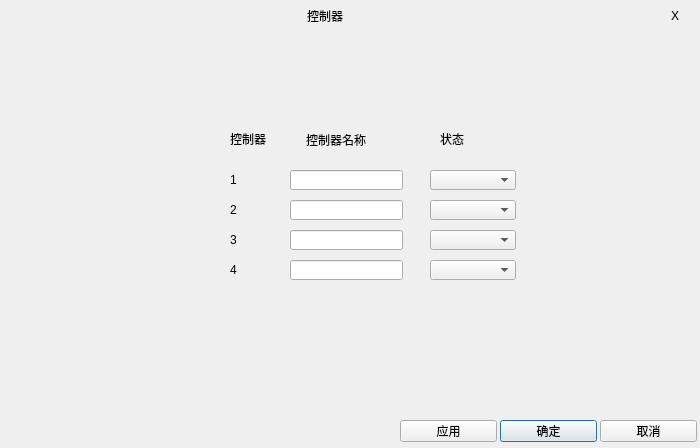
<?xml version="1.0" encoding="UTF-8"?>
<ui version="4.0">
 <class>dialog_null_controllerDialog</class>
 <widget class="QDialog" name="dialog_null_controllerDialog">
  <property name="geometry">
   <rect>
    <x>0</x>
    <y>0</y>
    <width>700</width>
    <height>448</height>
   </rect>
  </property>
  <property name="windowTitle">
   <string>Dialog</string>
  </property>
  <widget class="QLabel" name="label_controllerDialog_controller">
   <property name="geometry">
    <rect>
     <x>230</x>
     <y>130</y>
     <width>67</width>
     <height>17</height>
    </rect>
   </property>
   <property name="text">
    <string>控制器</string>
   </property>
  </widget>
  <widget class="QLabel" name="label_controllerDialog_controllerName">
   <property name="geometry">
    <rect>
     <x>306</x>
     <y>130</y>
     <width>81</width>
     <height>20</height>
    </rect>
   </property>
   <property name="text">
    <string>控制器名称</string>
   </property>
  </widget>
  <widget class="QLabel" name="label_controllerDialog_controllerOne">
   <property name="geometry">
    <rect>
     <x>230</x>
     <y>170</y>
     <width>21</width>
     <height>20</height>
    </rect>
   </property>
   <property name="text">
    <string>1</string>
   </property>
  </widget>
  <widget class="QLabel" name="label_controllerDialog_controllerTwo">
   <property name="geometry">
    <rect>
     <x>230</x>
     <y>200</y>
     <width>21</width>
     <height>20</height>
    </rect>
   </property>
   <property name="text">
    <string>2</string>
   </property>
  </widget>
  <widget class="QLabel" name="label_controllerDialog_controllerThree">
   <property name="geometry">
    <rect>
     <x>230</x>
     <y>230</y>
     <width>21</width>
     <height>20</height>
    </rect>
   </property>
   <property name="text">
    <string>3</string>
   </property>
  </widget>
  <widget class="QLabel" name="label_controllerDialog_controllerFour">
   <property name="geometry">
    <rect>
     <x>230</x>
     <y>260</y>
     <width>21</width>
     <height>20</height>
    </rect>
   </property>
   <property name="text">
    <string>4</string>
   </property>
  </widget>
  <widget class="QLineEdit" name="lineEdit_controllerDialog_controllerName_1">
   <property name="geometry">
    <rect>
     <x>290</x>
     <y>170</y>
     <width>113</width>
     <height>20</height>
    </rect>
   </property>
  </widget>
  <widget class="QLineEdit" name="lineEdit_controllerDialog_controllerName_2">
   <property name="geometry">
    <rect>
     <x>290</x>
     <y>200</y>
     <width>113</width>
     <height>20</height>
    </rect>
   </property>
  </widget>
  <widget class="QLineEdit" name="lineEdit_controllerDialog_controllerName_3">
   <property name="geometry">
    <rect>
     <x>290</x>
     <y>230</y>
     <width>113</width>
     <height>20</height>
    </rect>
   </property>
  </widget>
  <widget class="QLineEdit" name="lineEdit_controllerDialog_controllerName_4">
   <property name="geometry">
    <rect>
     <x>290</x>
     <y>260</y>
     <width>113</width>
     <height>20</height>
    </rect>
   </property>
  </widget>
  <widget class="QPushButton" name="pushButton_controllerDialog_sure">
   <property name="geometry">
    <rect>
     <x>500</x>
     <y>420</y>
     <width>97</width>
     <height>22</height>
    </rect>
   </property>
   <property name="text">
    <string>确定</string>
   </property>
  </widget>
  <widget class="QPushButton" name="pushButton_controllerDialog_cancel">
   <property name="geometry">
    <rect>
     <x>600</x>
     <y>420</y>
     <width>97</width>
     <height>22</height>
    </rect>
   </property>
   <property name="text">
    <string>取消</string>
   </property>
  </widget>
  <widget class="QPushButton" name="pushButton_controllerDialog_use">
   <property name="geometry">
    <rect>
     <x>400</x>
     <y>420</y>
     <width>97</width>
     <height>22</height>
    </rect>
   </property>
   <property name="text">
    <string>应用</string>
   </property>
  </widget>
  <widget class="QLabel" name="label_controllerDialog_title">
   <property name="geometry">
    <rect>
     <x>0</x>
     <y>0</y>
     <width>650</width>
     <height>31</height>
    </rect>
   </property>
   <property name="text">
    <string>控制器</string>
   </property>
   <property name="alignment">
    <set>Qt::AlignCenter</set>
   </property>
  </widget>
  <widget class="QLabel" name="label_controllerDialog_shutdown">
   <property name="geometry">
    <rect>
     <x>650</x>
     <y>0</y>
     <width>50</width>
     <height>31</height>
    </rect>
   </property>
   <property name="text">
    <string>X</string>
   </property>
   <property name="alignment">
    <set>Qt::AlignCenter</set>
   </property>
  </widget>
  <widget class="QLabel" name="label_controllerDialog_status">
   <property name="geometry">
    <rect>
     <x>440</x>
     <y>130</y>
     <width>67</width>
     <height>17</height>
    </rect>
   </property>
   <property name="text">
    <string>状态</string>
   </property>
  </widget>
  <widget class="QComboBox" name="comboBox_controllerDialog_controller_1">
   <property name="geometry">
    <rect>
     <x>430</x>
     <y>170</y>
     <width>86</width>
     <height>20</height>
    </rect>
   </property>
  </widget>
  <widget class="QComboBox" name="comboBox_controllerDialog_controller_2">
   <property name="geometry">
    <rect>
     <x>430</x>
     <y>200</y>
     <width>86</width>
     <height>20</height>
    </rect>
   </property>
  </widget>
  <widget class="QComboBox" name="comboBox_controllerDialog_controller_3">
   <property name="geometry">
    <rect>
     <x>430</x>
     <y>230</y>
     <width>86</width>
     <height>20</height>
    </rect>
   </property>
  </widget>
  <widget class="QComboBox" name="comboBox_controllerDialog_controller_4">
   <property name="geometry">
    <rect>
     <x>430</x>
     <y>260</y>
     <width>86</width>
     <height>20</height>
    </rect>
   </property>
  </widget>
 </widget>
 <resources/>
 <connections/>
</ui>
